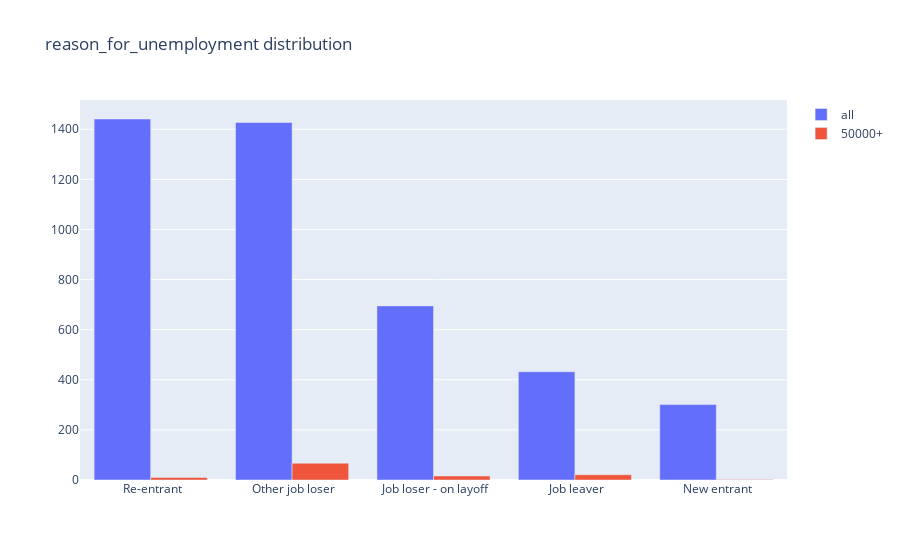
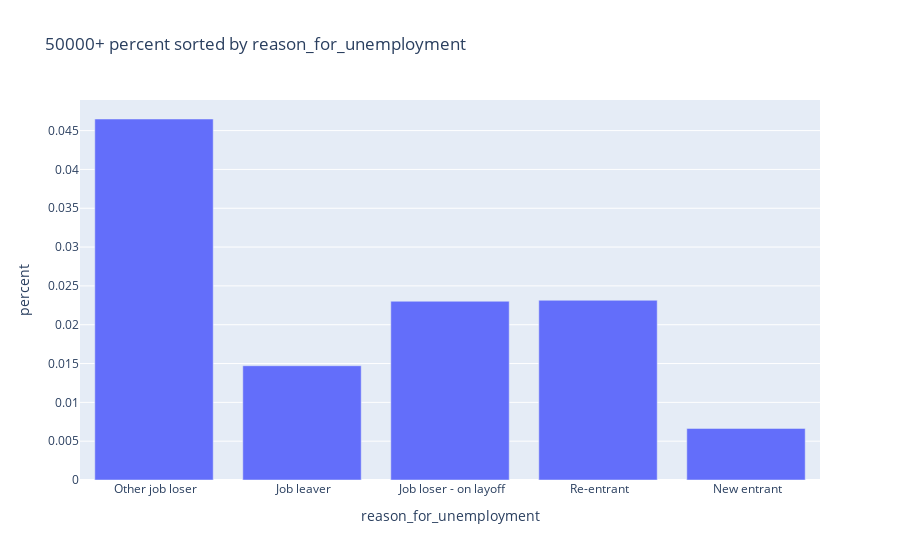

Notebook source saved alongside these figures, in order:
### Code cell
distribution_plot('reason_for_unemployment')

### Figure 1 — Plotly figure (JSON) as saved in the notebook; plotly's stock layout.template omitted (floating-point values rounded to 4 significant figures)
{"data": [{"name": "all", "type": "bar", "x": [" Re-entrant", " Other job loser", " Job loser - on layoff", " Job leaver", " New entrant"], "y": [1441, 1427, 695, 432, 301]}, {"name": "50000+", "type": "bar", "x": [" Other job loser", " Job leaver", " Job loser - on layoff", " Re-entrant", " New entrant"], "y": [67, 21, 16, 10, 2]}], "layout": {"title": {"text": "reason_for_unemployment distribution"}}}

### Figure 2 — Plotly figure (JSON) as saved in the notebook; plotly's stock layout.template omitted (floating-point values rounded to 4 significant figures)
{"data": [{"alignmentgroup": "True", "hovertemplate": "reason_for_unemployment=%{x}<br>percent=%{y}<extra></extra>", "legendgroup": "", "marker": {"color": "#636efa"}, "name": "", "offsetgroup": "", "orientation": "v", "showlegend": false, "textposition": "auto", "type": "bar", "x": [" Other job loser", " Job leaver", " Job loser - on layoff", " Re-entrant", " New entrant"], "xaxis": "x", "y": [0.0465, 0.01472, 0.02302, 0.02315, 0.006645], "yaxis": "y"}], "layout": {"barmode": "relative", "legend": {"tracegroupgap": 0}, "title": {"text": "50000+ percent sorted by reason_for_unemployment"}, "xaxis": {"anchor": "y", "domain": [0, 1], "title": {"text": "reason_for_unemployment"}}, "yaxis": {"anchor": "x", "domain": [0, 1], "title": {"text": "percent"}}}}
